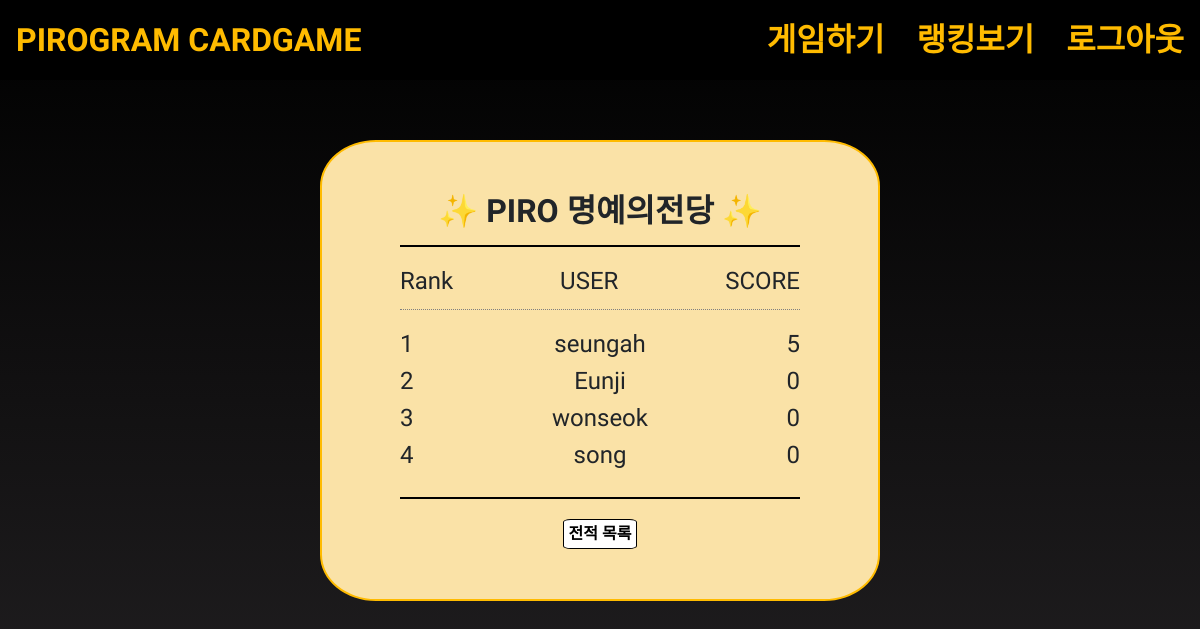
The app's page /user_ranking/ (signed in), older data.
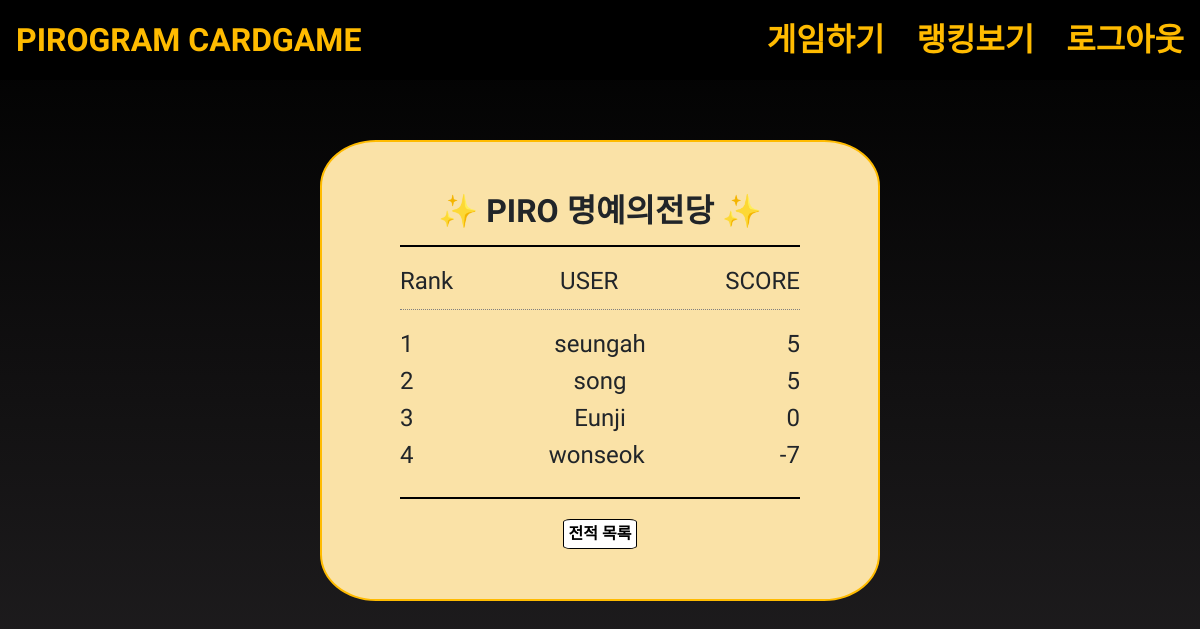
The same page, newer data.
### cardgame/models.py (models this page shows)
class User(AbstractUser):
    point = models.IntegerField(default=0)

### cardgame/views.py (the view)
# urls.py: path('user_ranking/', views.user_ranking, name='user_ranking'),
def user_ranking(request):
    users = User.objects.all().order_by('-point')
    user_num = list(range(1,User.objects.count()+1))
    user_list = zip(users, user_num)
    print(user_list)
    ctx = {
        'users': users,
        'user_list' : user_list
    }
    return render(request, 'user_ranking.html', context= ctx)

### templates/user_ranking.html
{% extends 'base.html' %}
{% load static %}
{% block css %}
<link rel="stylesheet" href="{% static 'css/user_ranking.css' %}">
{% endblock %}
{% block content %}
<div class="container">
    <div class="users__container">
        <h2 class="title" style="text-align: center;">✨ <span>PIRO</span> 명예의전당 ✨</h2>
            <div class="user_list">
                <div class="user_list_title">
                    <h4>Rank</h4>
                    <h4>USER</h4>
                    <h4>SCORE</h4>
                </div>
                {% for user in user_list %}
                <div class="user">
                    <h4>{{user.1}}</h4>
                    <h4 class="user__name">{{user.0.username}}</h4>
                    <h4 class="user__point">{{user.0.point}}</h4>
                </div>
                {% endfor %}
            </div>
        <a href="{% url 'cardgame:list_game' %}" type="button" class="btn list__btn">전적 목록</a>
    </div>
</div>
{% endblock%}

Row changes from the older to the newer data that the page shows:
changed User "song": user "4" → "2"; point "0" → "5"; moves up the list
computed for User "Eunji": id "2" → "3"
changed User "wonseok": id "3" → "4"; point "0" → "-7"
